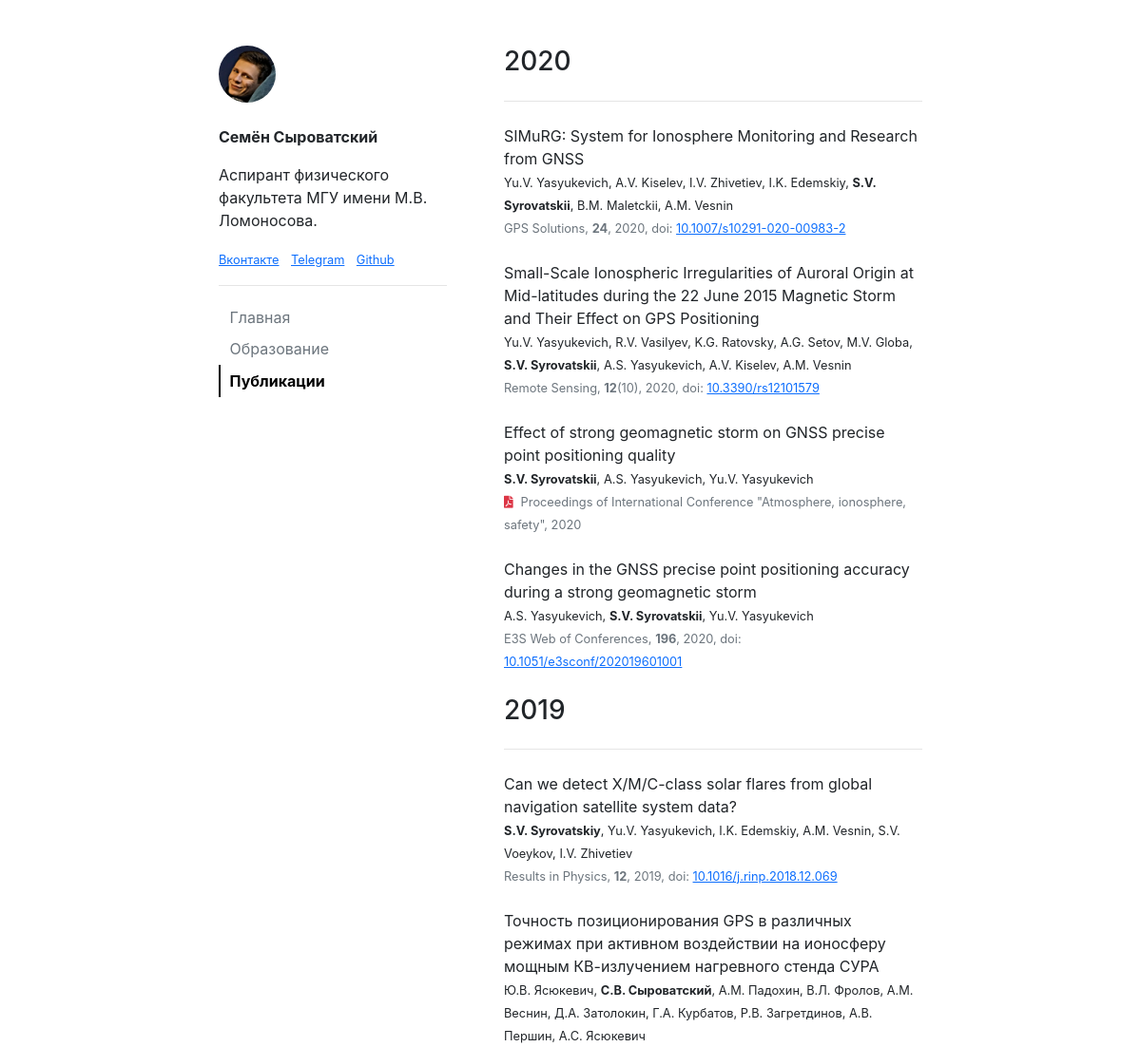
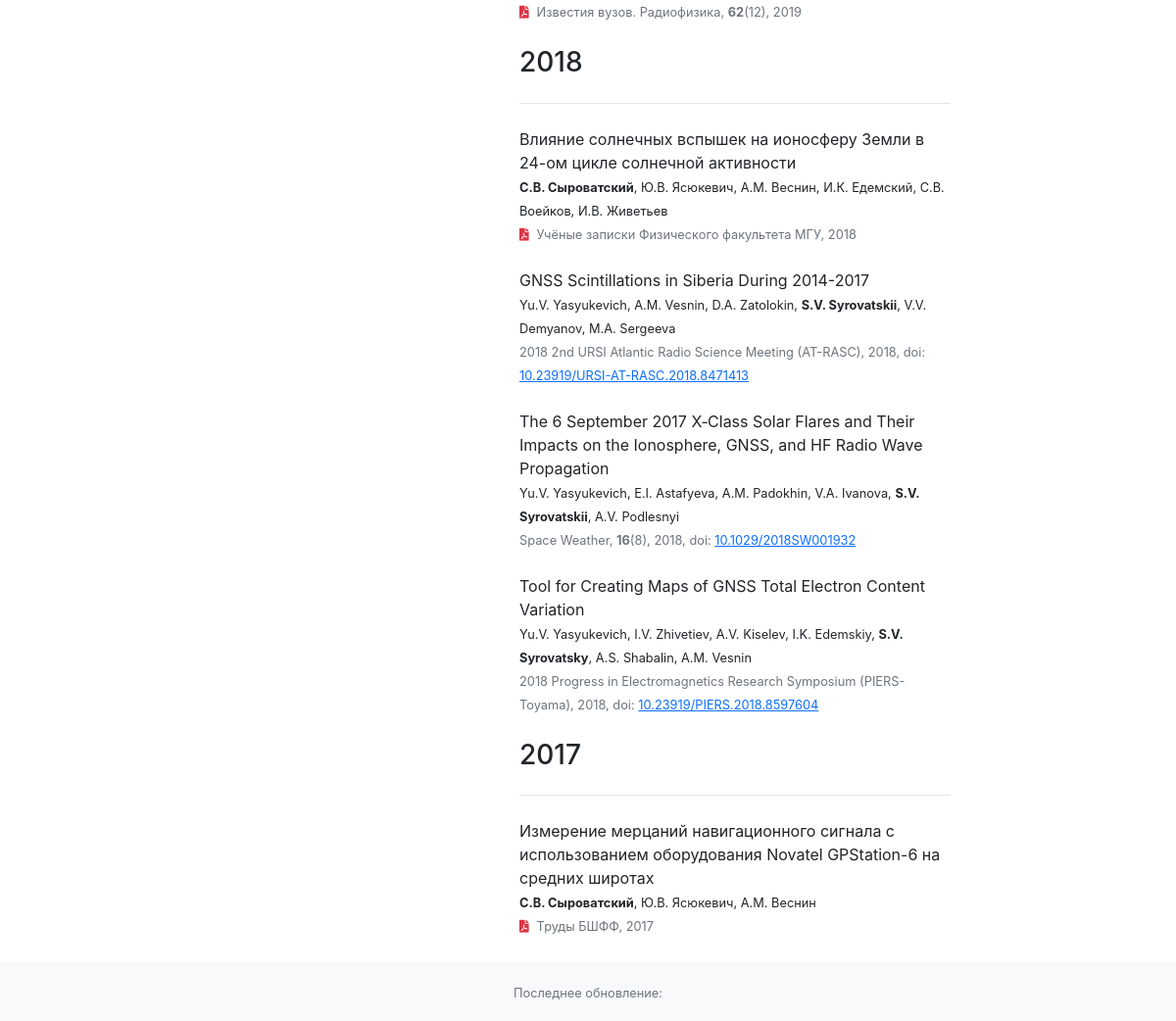
Screenshot of /publications/ with the database file from the repository (2 pictures, top to bottom).
### publications/models.py (models this page shows)
class Publication(models.Model):
    title = models.CharField(max_length=512)
    authors = models.CharField(max_length=2048)
    year = models.PositiveIntegerField()
    journal = models.CharField(max_length=256)
    volume = models.IntegerField(blank=True, null=True)
    number = models.IntegerField(blank=True, null=True)
    doi = models.CharField(max_length=128, blank=True)
    url = models.URLField(blank=True)
    def get_doi_url(self):
        base_url = "https://doi.org"
        doi_url = base_url + "/" + self.doi
        return doi_url

### project/views.py (the view)
# urls.py: path("publications/", PublicationsPageView.as_view(), name="publications"),
class PublicationsPageView(ListView):
    template_name = "publications.html"
    model = Publication
    ordering = ["-year"]

### templates/publications.html (shortened to what this page needs)
{% extends "base.html" %}
{% block content %}
<div class="container">
	{% regroup object_list by year as year_list %}
	<ul class="list-unstyled">
		{% for year in year_list %}
		<li>
			<h3 class="my-4">{{ year.grouper }}</h3><hr>
			<ul class="list-unstyled">
				{% for publ in year.list %}
				<li class="my-4">
					{{ publ.title }}<br>
					<small>{{ publ.authors|safe }}</small><br>
					<small class="text-muted">{% if publ.url %}<a class="mr-2" href={{ publ.url }} target="_blank"><i class="fas fa-file-pdf"></i></a>{% endif %}{{ publ.journal }}, {% if publ.volume %}<strong>{{ publ.volume }}</strong>{% if publ.number %}({{ publ.number }}){% endif %}, {% endif %}{{ publ.year }}{% if publ.doi %}, doi: <a href={{ publ.get_doi_url }} target="_blank">{{ publ.doi }}</a>{% endif %}</small>
				</li>
				{% endfor %}
			</ul>
		</li>
		{% endfor %}
	</ul>
</div>
{% endblock content %}

### templates/base.html (shortened to what this page needs)
<!DOCTYPE html>
<html>
<head>
	<link rel="stylesheet" href="https://cdnjs.cloudflare.com/ajax/libs/twitter-bootstrap/4.5.3/css/bootstrap.min.css">
	<link rel="stylesheet" href="https://cdnjs.cloudflare.com/ajax/libs/font-awesome/5.15.1/css/all.min.css">
	{% load static %}
	<link rel="stylesheet" href="{% static 'css/base.css' %}" type="text/css">
	<link rel="stylesheet" href="{% static 'css/main-panel.css' %}" type="text/css">
	<link rel="stylesheet" href="{% static 'css/footer.css' %}" type="text/css">
</head>
<body>
	<div class="container-fluid">
		<div class="row justify-content-center">
			<div class="col-12 col-xl-3 mt-4">{% include "includes/header.html" %}</div>
			<div class="col-12 col-xl-5 mt-4">{% block content %}{% endblock content %}</div>
		</div>
	</div>
	{% include "includes/footer.html" %}
	{% load static %}
</body>
</html>

### templates/includes/header.html
<div class="container sticky-top" style="top: 1.5rem;">
  {% load static %}
  <img class="w-25 rounded-circle my-4" src="{% static 'img/me.png' %}">
  <p><b>Семён Сыроватский</b></p>
  <p>Аспирант физического факультета МГУ имeни М.В. Ломоносова.</p>
  <ul class="list-inline">
    <li class="list-inline-item"><a href="https://vk.com/id34885502" target="_blank"><small>Вконтакте</small></a></li>
    <li class="list-inline-item"><a href="https://t.me/jonathanblade" target="_blank"><small>Telegram</small></a></li>
    <li class="list-inline-item"><a href="https://github.com/jonathanblade" target="_blank"><small>Github</small></a></li>
  </ul><hr>
  <ul class="navbar-nav">
    {% url "home" as url %}
    <li class="_nav-item {% if request.path == url %}active{% endif %}"><a class="_nav-link" href="{% url 'home' %}">Главная</a></li>
    {% url "education" as url %}
    <li class="_nav-item {% if request.path == url %}active{% endif %}"><a class="_nav-link" href="{% url 'education' %}">Образование</a></li>
    {% url "publications" as url %}
    <li class="_nav-item {% if request.path == url %}active{% endif %}"><a class="_nav-link" href="{% url 'publications' %}">Публикации</a></li>
  </ul>
</div>

### templates/includes/footer.html (shortened to what this page needs)
<footer class="footer bg-light">
	<div class="container text-center">
		<small class="text-muted">Последнее обновление: <a href="#" target="_blank" id="commit-url"></a></small>
	</div>
</footer>

### static/css/base.css (style rules this page uses)
a { color: #0d6efd; text-decoration: underline; }
.fa-file-pdf { color: #dc3545; }

### static/css/main-panel.css (style rules this page uses)
._nav-item { border-left: 2px solid white; padding: 0.3rem 0.6rem; }
._nav-link { color: #6c757d; text-decoration: none; }
.active { border-left: 2px solid black; font-weight: bold; }
.active a { color: black; }

### static/css/footer.css (style rules this page uses)
html { position: relative; min-height: 100%; }
body { margin-bottom: 60px; }
.footer { position: absolute; bottom: 0; width: 100%; height: 60px; line-height: 60px; background-color: #f5f5f5; }

### rows the page displays
Publication: title "SIMuRG: System for Ionosphere Monitoring and Research from GNSS", authors "Yu.V. Yasyukevich, A.V. Kiselev, I.V. Zhivetiev, I.K. Edemskiy, S.V. Syrovatskii , B.M. Maletckii, A.M. Vesnin", journal "GPS Solutions", volume "24", year "2020", doi "10.1007/s10291-020-00983-2"
Publication: title "Small-Scale Ionospheric Irregularities of Auroral Origin at Mid-latitudes during the 22 June 2015 Magnetic Storm and Their Effect on GPS Positioning", authors "Yu.V. Yasyukevich, R.V. Vasilyev, K.G. Ratovsky, A.G. Setov, M.V. Globa, S.V. Syrovatskii , A.S. Yasyukevich, A.V. Kiselev, A.M. Vesnin", journal "Remote Sensing", volume "12", number "10", year "2020", doi "10.3390/rs12101579"
Publication: title "Effect of strong geomagnetic storm on GNSS precise point positioning quality", authors "S.V. Syrovatskii , A.S. Yasyukevich, Yu.V. Yasyukevich", journal "Proceedings of International Conference \"Atmosphere, ionosphere, safety\"", year "2020"
Publication: title "Changes in the GNSS precise point positioning accuracy during a strong geomagnetic storm", authors "A.S. Yasyukevich, S.V. Syrovatskii , Yu.V. Yasyukevich", journal "E3S Web of Conferences", volume "196", year "2020", doi "10.1051/e3sconf/202019601001"
Publication: title "Can we detect X/M/C-class solar flares from global navigation satellite system data?", authors "S.V. Syrovatskiy , Yu.V. Yasyukevich, I.K. Edemskiy, A.M. Vesnin, S.V. Voeykov, I.V. Zhivetiev", journal "Results in Physics", volume "12", year "2019", doi "10.1016/j.rinp.2018.12.069"
Publication: title "Точность позиционирования GPS в различных режимах при активном воздействии на ионосферу мощным КВ-излучением нагревного стенда СУРА", authors "Ю.В. Ясюкевич, С.В. Сыроватский , А.М. Падохин, В.Л. Фролов, А.М. Веснин, Д.А. Затолокин, Г.А. Курбатов, Р.В. Загретдинов, А.В. Першин, А.С. Ясюкевич", journal "Известия вузов. Радиофизика", volume "62", number "12", year "2019"
Publication: title "Влияние солнечных вспышек на ионосферу Земли в 24-ом цикле солнечной активности", authors "С.В. Сыроватский , Ю.В. Ясюкевич, А.М. Веснин, И.К. Едемский, С.В. Воейков, И.В. Живетьев", journal "Учёные записки Физического факультета МГУ", year "2018"
Publication: title "GNSS Scintillations in Siberia During 2014-2017", authors "Yu.V. Yasyukevich, A.M. Vesnin, D.A. Zatolokin, S.V. Syrovatskii , V.V. Demyanov, M.A. Sergeeva", journal "2018 2nd URSI Atlantic Radio Science Meeting (AT-RASC)", year "2018", doi "10.23919/URSI-AT-RASC.2018.8471413"
Publication: title "The 6 September 2017 X‐Class Solar Flares and Their Impacts on the Ionosphere, GNSS, and HF Radio Wave Propagation", authors "Yu.V. Yasyukevich, E.I. Astafyeva, A.M. Padokhin, V.A. Ivanova, S.V. Syrovatskii , A.V. Podlesnyi", journal "Space Weather", volume "16", number "8", year "2018", doi "10.1029/2018SW001932"
Publication: title "Tool for Creating Maps of GNSS Total Electron Content Variation", authors "Yu.V. Yasyukevich, I.V. Zhivetiev, A.V. Kiselev, I.K. Edemskiy, S.V. Syrovatsky , A.S. Shabalin, A.M. Vesnin", journal "2018 Progress in Electromagnetics Research Symposium (PIERS-Toyama)", year "2018", doi "10.23919/PIERS.2018.8597604"
Publication: title "Измерение мерцаний навигационного сигнала с использованием оборудования Novatel GPStation-6 на средних широтах", authors "С.В. Сыроватский , Ю.В. Ясюкевич, А.М. Веснин", journal "Труды БШФФ", year "2017"

### other values shown
{{ year.grouper }} "2020" "2019" "2018" "2017"
